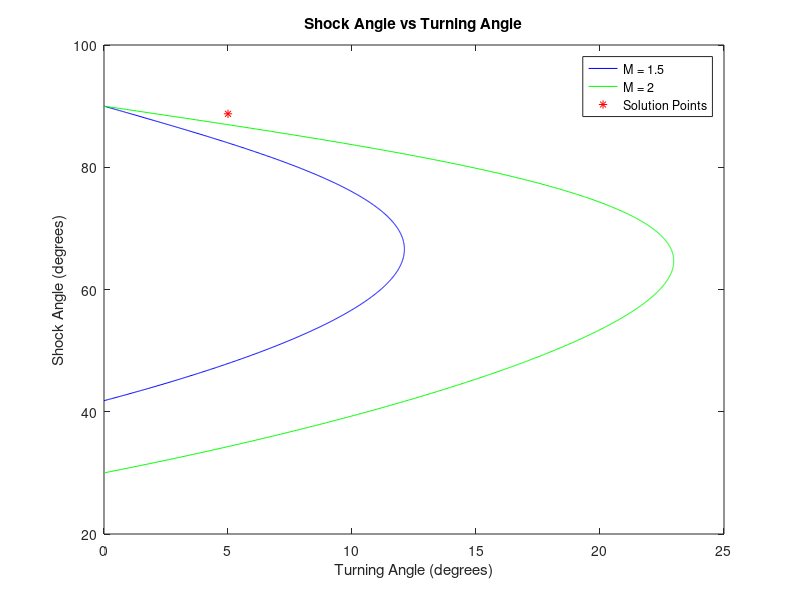

This figure's MATLAB source:
% Logan Prust - Aer E 311 - Homework 2 - Problem 6 - Part (b)

clear;

% get input parameters
M1=input('Upstream Mach Number: ');
P1=input('Upstream Pressure: ');
rho1=input('Upstream Density: ');
T1=input('Upstream Temperature: ');
Pt1=input('Upstream Total Pressure: ');
deltascalar=input('Turning Angle (degrees): ');
strongorweak=input('Strong or weak shock? ');
fprintf('\n');

% set some initial parameters
gamma=1.4;
mu=asind(1/M1);
epsilon=10^(-6); % sets convergence criterion
sigma_initial=[mu+1,89]; % sets initial values to start search

for j=1:2
    n=1; % initializes the iteration counter
    error=1; % sets some arbitrary initial value for the error
    sigma=sigma_initial(j); % sets sigma equal to one of its initial values
while error>=epsilon
    n=n+1; % increases the iteration counter
    f=2*cotd(sigma)*(M1^2*(sind(sigma))^2-1)/(M1^2*(gamma+cosd(2*sigma))+2)-tand(deltascalar); % evaluates f(sigma)
    fprime=-2*(cscd(sigma))^2*(M1^2*(sind(sigma))^2-1)/(M1^2*(gamma+cosd(2*sigma))+2)+2*cotd(sigma)*(2*M1^2*sind(sigma)*cosd(sigma))/(M1^2*(gamma+cosd(2*sigma))+2)-2*cotd(sigma)*(M1^2*(sind(sigma))^2-1)/(M1^2*(gamma+cosd(2*sigma))+2)^2*(-2*M1^2*sind(2*sigma));
    % ^ evaluates f'(sigma)
    sigma2=sigma-f/fprime; % evaluates sigma(n+1)
    error=abs(sigma2-sigma); % evaluates the absolute error
    sigma=sigma2; % makes sigma(n+1) the new sigma(n)
end
sigmavector(j)=sigma; % puts the two sigma values found into vector form
end

% chooses the right sigma value for the strong or weak condition
if strongorweak=='strong'
    sigmafinal=max(sigmavector);
else
    sigmafinal=min(sigmavector);
end
fprintf('%20s %.15f %s \n','sigma =',sigmafinal,'degrees');

% calculate output parameters
M1n=M1*sind(sigmafinal);
M2n=sqrt((M1n^2+2/(gamma-1))/(2*gamma/(gamma-1)*M1n^2-1));
M2=M2n/sind(sigmafinal-deltascalar);
P2=P1*(1+gamma*M1n^2)/(1+gamma*M2n^2);
T2=T1*(1+(gamma-1)/2*M1n^2)/(1+(gamma-1)/2*M2n^2);
rho2=rho1*M1n/M2n*sqrt((1+(gamma-1)/2*M2n^2)/(1+(gamma-1)/2*M1n^2));
Pt2=Pt1*(1+gamma*M1n^2)/(1+gamma*M2n^2)*((1+(gamma-1)/2*M2n^2)/(1+(gamma-1)/2*M1n^2))^(gamma/(gamma-1));

% print output parameters
fprintf('\n %20s %.15f %s \n','M2 =',M2,'');
fprintf('%20s %.15f %s \n','P2 =',P2,'Pa');
fprintf('%20s %.15f %s \n','T2 =',T2,'K');
fprintf('%20s %.15f %s \n','rho2 =',rho2,'kg/m^3');
fprintf('%20s %.15f %s \n','Pt2 =',Pt2,'Pa');

% set some parameters for the plots
n=1000;
M1=[1.5,2];
mu=[asind(1/1.5),asind(1/2)];

% create plots
for i=1:2
    sigma=linspace(mu(i),90,n);
    for j=1:n
        delta(j)=atand(2*cotd(sigma(j))*(M1(i)^2*(sind(sigma(j)))^2-1)/(M1(i)^2*(gamma+cosd(2*sigma(j)))+2));
    end
    if i==1
        plot(delta,sigma,'b');
    else
        plot(delta,sigma,'g');
    end
    hold on;
end

% make plots look pretty
plot([deltascalar,deltascalar],sigmavector,'r*');
legend('M = 1.5','M = 2','Solution Points');
axis([0 25 20 100]);
title('Shock Angle vs Turning Angle');
xlabel('Turning Angle (degrees)');
ylabel('Shock Angle (degrees)');
